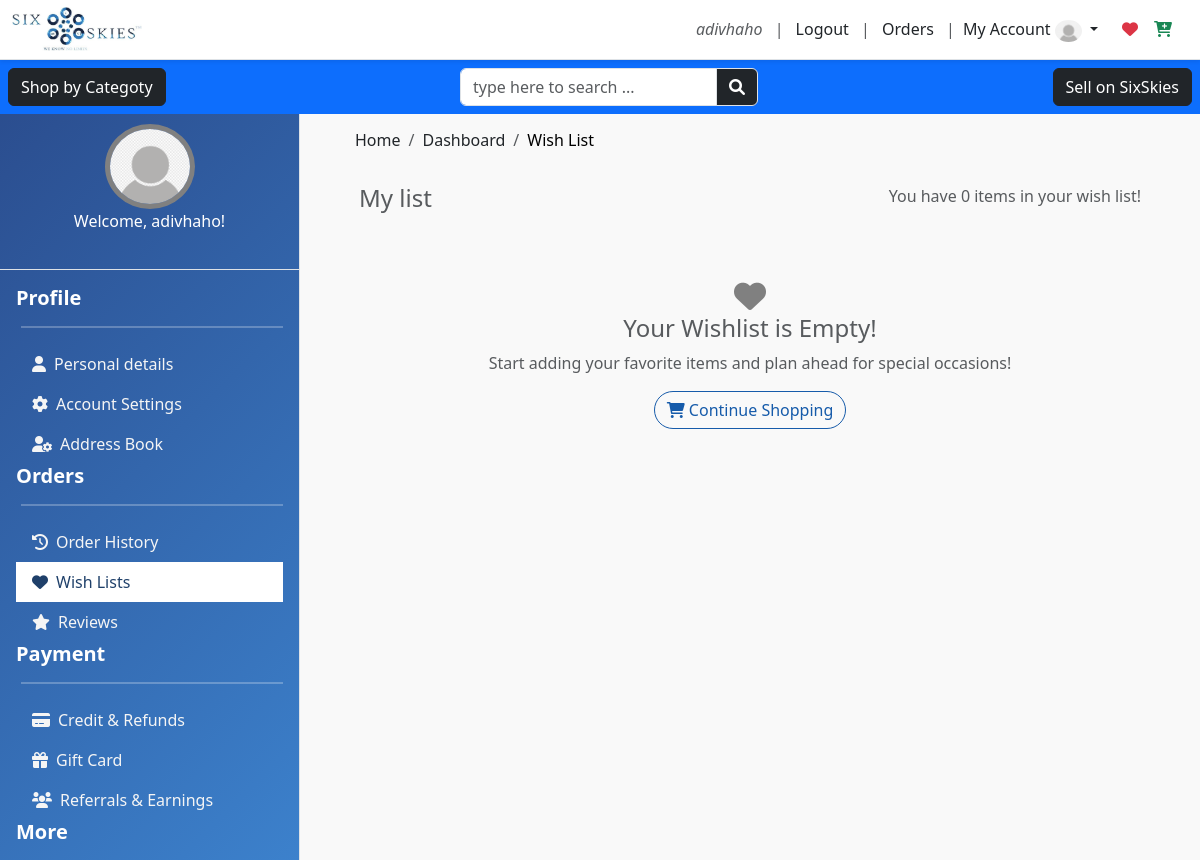
The page /account/dashboard/wish_lists/ (signed in) on the database as committed earlier.
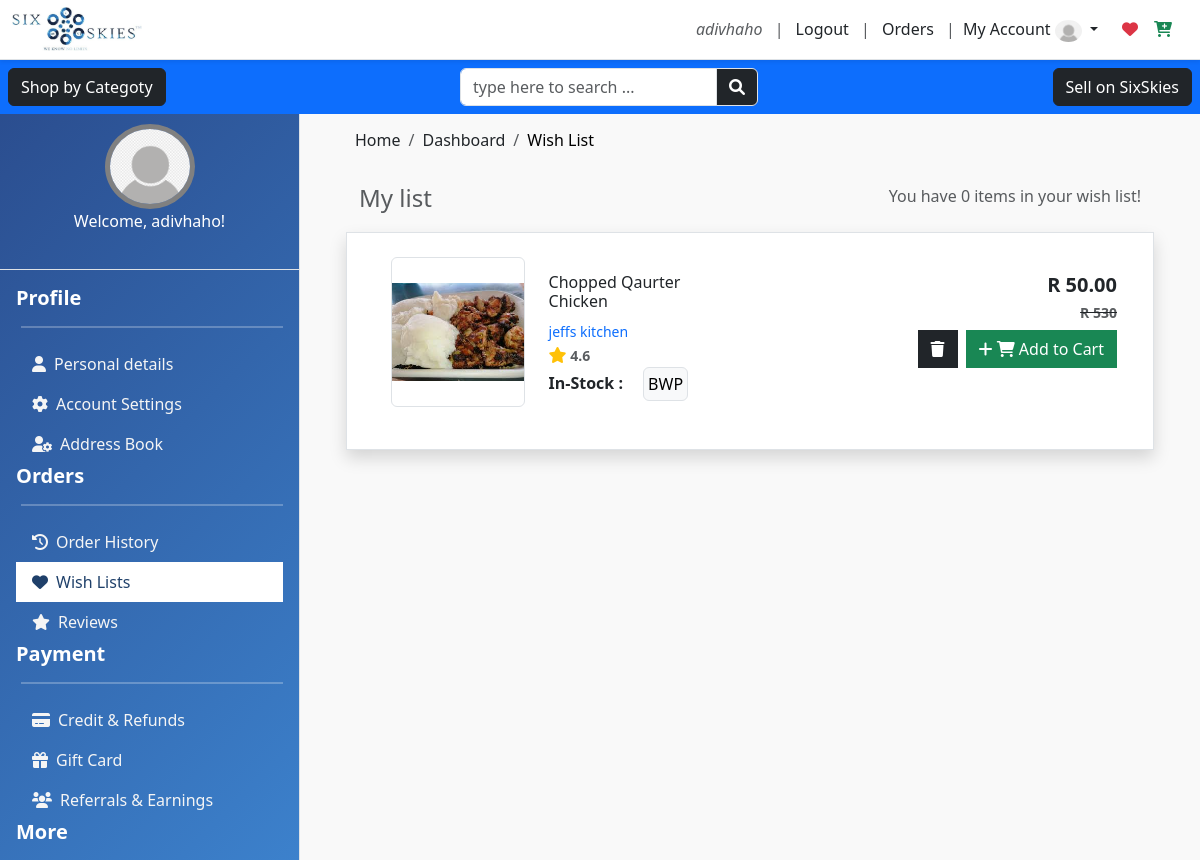
The same page on the database as committed later.
### user/wrap_models/cart_models.py (models this page shows, shortened)
class Wishlist(models.Model):
    user = models.ForeignKey(User, on_delete=models.CASCADE)
    product = models.ForeignKey(Product, on_delete=models.CASCADE)
    added_at = models.DateTimeField(auto_now_add=True)

### seller/wrap_models/product_model.py (models this page shows, shortened)
class Product(models.Model):
    CATEGORIES = [
        ('dropship', 'Dropship'),
        ('food', 'Food & Beverages'),
        ('clothing', 'Clothing'),
        ('technology', 'Technology'),
        ('other', 'Other'),
    ]
    STATUS_CHOICES = [
        ('active', 'Active'),
        ('inactive', 'Inactive'),
        ('pending', 'Pending'),
        ('banned', 'banned'),
        ('reected', 'rejected'),
    ]
    business = models.ForeignKey(BusinessInformation, on_delete=models.CASCADE, related_name="products")
    name = models.CharField(max_length=200)
    category = models.CharField(max_length=50, choices=CATEGORIES, default='other')
    price = models.DecimalField(max_digits=10, decimal_places=2)
    quantity = models.PositiveIntegerField()
    description = models.TextField()
    small_description = models.TextField(null=True)
    status = models.CharField(max_length=50, choices=STATUS_CHOICES, default="pending")
    is_flagged = models.BooleanField(default=False)
    sales = models.PositiveIntegerField(default=0)
    timestamp = models.DateTimeField(auto_now_add=True, null=True)
    image = models.ImageField(upload_to="uploads/")

### seller/wrap_models/business_model.py (models this page shows)
class BusinessInformation(models.Model):
    BUSINESS_CATEGORIES = [
        ('dropship', 'Dropship'),
        ('food', 'Food & beverages'),
        ('clothing', 'Clothing'),
        ('technology', 'Technology'),
        ('other', 'Other'),
    ]
    name = models.CharField(max_length=200)
    business_type = models.CharField(max_length=200)
    description = models.TextField()
    registration_number = models.CharField(max_length=200, unique=False)
    category = models.CharField(max_length=50, choices=BUSINESS_CATEGORIES, default='other')
    phone = models.CharField(max_length=20, blank=True, null=False)
    telephone = models.CharField(max_length=20, blank=True, null=True)
    email = models.CharField(max_length=200,unique=False)
    owner = models.ForeignKey(User, on_delete=models.CASCADE, related_name="businesses")
    open_time = models.CharField(max_length=50)
    close_time = models.CharField(max_length=50)
    date_created = models.DateTimeField(auto_now_add=True)
    status = models.CharField(max_length=50, default="pending")
    def __str__(self):
        return self.name
    class Meta:
        verbose_name_plural = "Businesses"

### user/views.py (the view)
# urls.py: path('dashboard/wish_lists/', views.wish_lists, name='wish_lists'),
@login_required_custom
def wish_lists(request):
    items = get_cart_items(request.user)
    wishlist_items = Wishlist.objects.filter(user=request.user).all()
    price_total = get_cart_total(wishlist_items)
    return render(request, 'home/wish_lists.html',{'wishlist_total':price_total,'wishlist_items':wishlist_items,'wishlist_items_count':items,"cart_items_count":get_cart_items(request.user)})

### user/utils.py (called while the page is built)
def login_required_custom(view_func):
    @wraps(view_func)
    def _wrapped_view(request, *args, **kwargs):
        if request.user.is_authenticated:
            return view_func(request, *args, **kwargs)
        return redirect('signin')  # Redirect to login page if not authenticated
    return _wrapped_view

### user/views.py (called while the page is built)
def get_cart_items(user):
    return Cart.objects.filter(user=user).all().count()

def get_cart_total(cart_items):
    total = 0
    for item in cart_items:
        total += float(item.product.price)
    return total

### user/templates/home/wish_lists.html (shortened to what the changed rows need)
{% extends 'products/shop_base.html' %}
{% load static %}
{% block content %}
<div class="container  p-0">
    <div class="row pad">
        {% if wishlist_items %}
            {% for wishlist_item in wishlist_items %}
            <div class="pad">
               <div class="row p-4 border  shadow d-flex justify-content-between mb-3" style="background-color:white;">
                <div class="col-12 col-md-6 d-flex justify-content-start mb-2">
                        <div class="border rounded mx-2 " style="width: 150px; height: 150px; overflow: hidden;">
                            <img src="{{wishlist_item.product.image.url}}" alt="product image" style="width: 100%; height: 100%; object-fit: contain;">
                        </div>
                        <div class="p-3">
                            <h6 >{{wishlist_item.product.name}} </h6>
                            <span class="text-primary small">{{wishlist_item.product.business}}</span><br>
                            <i class="fa fa-star text-warning"></i><span class="text-muted small fw-bold"> 4.6</span><br>
                            <span class="text-dark fw-bold">In-Stock : <button class="btn btn-light border  p-1 mx-3 small">BWP</button></span><br>
                        </div>
                </div>
                    <div class="col-12 col-md-6 mt-3">
                        <div class="d-flex justify-content-end">
                            <h5 class="fw-bold ">R {{wishlist_item.product.price}}</h5>
                        </div>
                         <div class="d-flex justify-content-end">
                            <del><h6 class="text-muted small fw-bold">R 530</h6></del>
                        </div>
                        <div class="d-flex justify-content-end">
                            <button class="btn btn-dark rounded-0 mx-2" onclick="deleteWishlist({{wishlist_item.id}})"><i class="fa fa-trash"></i> </button>
                            <button class="btn btn-success rounded-0 " onclick="addCart({{wishlist_item.product.id}})"><i class="fa fa-plus"></i> <i class="fa fa-shopping-cart"></i> Add to Cart</button>
                        </div>
                    </div>
               </div>
           </div>
            {% endfor %}
        {% else %}
           <div class="col-12 text-center py-5 " >
                <i class="fa fa-heart" style="color: gray; font-size: 2rem;"></i>
                <h4 class="text-muted">Your Wishlist  is Empty!</h4>
                <p class="text-muted">Start adding your favorite items and plan ahead for special occasions!</p>
                <a href="{% url 'home' %}" class="btn btn-outline-primary rounded-pill" style="border-color: #165baa; color: #165baa;">
                    <i class="fas fa-shopping-cart"></i> Continue Shopping
                </a>
            </div>
        {% endif %}
</div>
{% endblock %}

Rows that differ between the two databases and show on the page:
added Wishlist: product.image (picture), product.name "Chopped Qaurter Chicken", product.business "jeffs kitchen", product.price "50.00"
Other text that changed with them:
text no longer shown: "Your Wishlist is Empty! Start adding your favorite items and plan ahead for special occasions! Continue Shopping"
